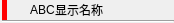
<?xml version="1.0" encoding="UTF-8"?>
<ui version="4.0">
 <class>AnimeEpisodeWidgetItem</class>
 <widget class="QWidget" name="AnimeEpisodeWidgetItem">
  <property name="geometry">
   <rect>
    <x>0</x>
    <y>0</y>
    <width>174</width>
    <height>23</height>
   </rect>
  </property>
  <property name="windowTitle">
   <string notr="true">Form</string>
  </property>
  <layout class="QVBoxLayout" name="verticalLayout">
   <property name="spacing">
    <number>0</number>
   </property>
   <property name="leftMargin">
    <number>2</number>
   </property>
   <property name="topMargin">
    <number>0</number>
   </property>
   <property name="rightMargin">
    <number>0</number>
   </property>
   <property name="bottomMargin">
    <number>0</number>
   </property>
   <item>
    <widget class="QWidget" name="widget" native="true">
     <property name="styleSheet">
      <string notr="true">#widget
{
  border-left: 5px solid #ff0000;
}</string>
     </property>
     <layout class="QHBoxLayout" name="horizontalLayout" stretch="0,0,0,0,1">
      <property name="spacing">
       <number>0</number>
      </property>
      <property name="leftMargin">
       <number>8</number>
      </property>
      <property name="topMargin">
       <number>0</number>
      </property>
      <property name="rightMargin">
       <number>0</number>
      </property>
      <property name="bottomMargin">
       <number>0</number>
      </property>
      <item>
       <widget class="QPushButton" name="pushButton_See">
        <property name="enabled">
         <bool>true</bool>
        </property>
        <property name="maximumSize">
         <size>
          <width>20</width>
          <height>20</height>
         </size>
        </property>
        <property name="focusPolicy">
         <enum>Qt::NoFocus</enum>
        </property>
        <property name="styleSheet">
         <string notr="true">#pushButton_See
{
  border: 0px;
}</string>
        </property>
        <property name="text">
         <string/>
        </property>
        <property name="icon">
         <iconset resource="../Resource.qrc">
          <normaloff>:/File/img/check_it.png</normaloff>
          <normalon>:/File/img/check_ok.png</normalon>:/File/img/check_it.png</iconset>
        </property>
        <property name="checkable">
         <bool>true</bool>
        </property>
        <property name="flat">
         <bool>true</bool>
        </property>
       </widget>
      </item>
      <item>
       <widget class="QLabel" name="label_A">
        <property name="maximumSize">
         <size>
          <width>16777215</width>
          <height>16</height>
         </size>
        </property>
        <property name="text">
         <string notr="true">A</string>
        </property>
       </widget>
      </item>
      <item>
       <widget class="QLabel" name="label_B">
        <property name="maximumSize">
         <size>
          <width>16777215</width>
          <height>16</height>
         </size>
        </property>
        <property name="text">
         <string notr="true">B</string>
        </property>
       </widget>
      </item>
      <item>
       <widget class="QLabel" name="label_C">
        <property name="maximumSize">
         <size>
          <width>16777215</width>
          <height>16</height>
         </size>
        </property>
        <property name="text">
         <string notr="true">C</string>
        </property>
       </widget>
      </item>
      <item>
       <widget class="QLabel" name="label_Name">
        <property name="font">
         <font>
          <family>微软雅黑</family>
          <pointsize>9</pointsize>
         </font>
        </property>
        <property name="text">
         <string notr="true">显示名称</string>
        </property>
        <property name="alignment">
         <set>Qt::AlignLeading|Qt::AlignLeft|Qt::AlignVCenter</set>
        </property>
       </widget>
      </item>
     </layout>
    </widget>
   </item>
   <item>
    <widget class="Line" name="line">
     <property name="orientation">
      <enum>Qt::Horizontal</enum>
     </property>
    </widget>
   </item>
  </layout>
 </widget>
 <resources>
  <include location="../Resource.qrc"/>
 </resources>
 <connections/>
</ui>
